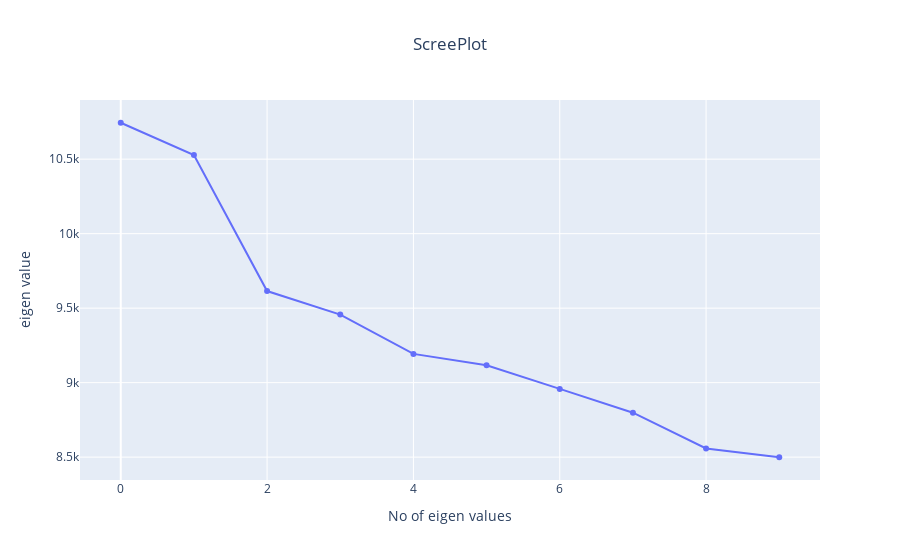

The notebook cell this image was saved under:
### Markdown cell above
## Multidimensional scaling (MDS)
Multidimensional scaling (MDS) seeks a low-dimensional representation of the data in which the distances respect well the distances in the original high-dimensional space.

In general, MDS is a technique used for analyzing similarity or dissimilarity data. It attempts to model similarity or dissimilarity data as distances in a geometric spaces. The data can be ratings of similarity between objects, interaction frequencies of molecules, or trade indices between countries.

There exists two types of MDS algorithm: metric and non metric. In the scikit-learn, the class MDS implements both. In Metric MDS, the input similarity matrix arises from a metric (and thus respects the triangular inequality), the distances between output two points are then set to be as close as possible to the similarity or dissimilarity data. In the non-metric version, the algorithms will try to preserve the order of the distances, and hence seek for a monotonic relationship between the distances in the embedded space and the similarities/dissimilarities.

### Code cell
method=methods['MDS']
X_train_data = method.fit_transform(df)
N = len(X_train_data)
# L = (N)//2
L =  25
X_train = hankel(X_train_data[:L],X_train_data[L-1:]) # Creating trajectory matrix
eigenValues, eigenVectors = eigh(np.matmul(X_train, X_train.T))
idx = eigenValues.argsort()[::-1]
eigenValues = eigenValues[idx]
eigenVectors = eigenVectors[:,idx]
# Sree plot

eigen_data = go.Scatter(x=list(range(len(eigenValues[0:10]))), y=eigenValues[0:10])
eigen_layout = go.Layout(title='ScreePlot', title_x=0.5, xaxis_title="No of eigen values", yaxis_title="eigen value",)
fig = go.Figure(data=[eigen_data], layout=eigen_layout)
fig.show()

### Figure 1 — Plotly figure (JSON) as saved in the notebook; plotly's stock layout.template omitted (floating-point values rounded to 4 significant figures)
{"data": [{"type": "scatter", "x": [0, 1, 2, 3, 4, 5, 6, 7, 8, 9], "y": [10740.0, 10530.0, 9615.0, 9457.0, 9193.0, 9117.0, 8958.0, 8798.0, 8558.0, 8499.0]}], "layout": {"title": {"text": "ScreePlot", "x": 0.5}, "xaxis": {"title": {"text": "No of eigen values"}}, "yaxis": {"title": {"text": "eigen value"}}}}
